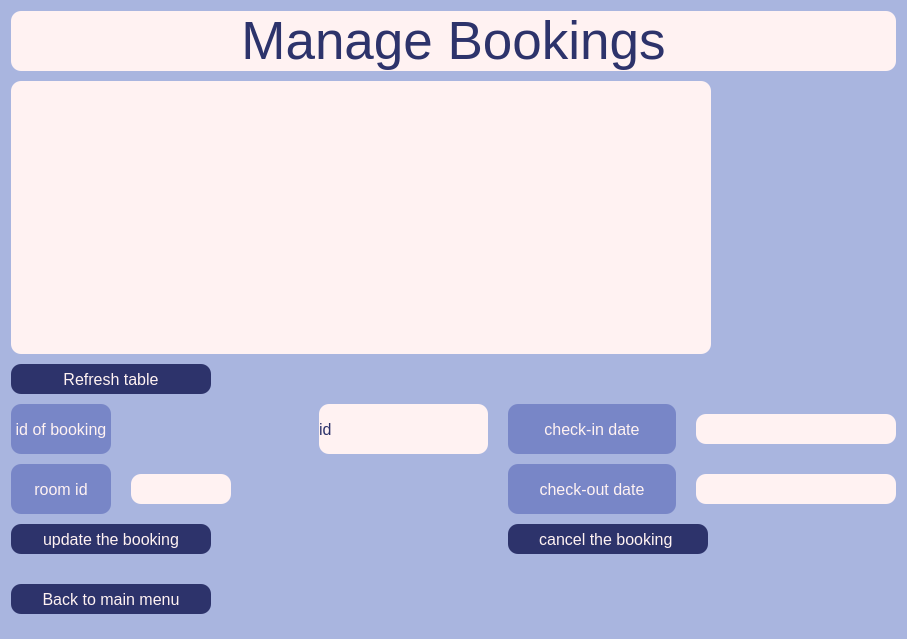
<?xml version="1.0" encoding="UTF-8"?>
<ui version="4.0">
 <class>Form</class>
 <widget class="QWidget" name="Form">
  <property name="geometry">
   <rect>
    <x>0</x>
    <y>0</y>
    <width>907</width>
    <height>639</height>
   </rect>
  </property>
  <property name="windowTitle">
   <string>Form</string>
  </property>
  <property name="styleSheet">
   <string notr="true">background-color: rgb(169, 181, 223);</string>
  </property>
  <layout class="QVBoxLayout" name="verticalLayout">
   <property name="spacing">
    <number>10</number>
   </property>
   <property name="bottomMargin">
    <number>25</number>
   </property>
   <item>
    <widget class="QLabel" name="label_5">
     <property name="maximumSize">
      <size>
       <width>16777215</width>
       <height>70</height>
      </size>
     </property>
     <property name="font">
      <font>
       <pointsize>40</pointsize>
      </font>
     </property>
     <property name="styleSheet">
      <string notr="true">background-color: rgb(255, 242, 242);
color: rgb(45, 51, 107);
border-radius: 10px;</string>
     </property>
     <property name="text">
      <string>Manage Bookings</string>
     </property>
     <property name="alignment">
      <set>Qt::AlignCenter</set>
     </property>
    </widget>
   </item>
   <item>
    <widget class="QTableView" name="tableView">
     <property name="minimumSize">
      <size>
       <width>0</width>
       <height>50</height>
      </size>
     </property>
     <property name="maximumSize">
      <size>
       <width>700</width>
       <height>300</height>
      </size>
     </property>
     <property name="styleSheet">
      <string notr="true">background-color: rgb(255, 242, 242);
color: rgb(45, 51, 107);
border-radius: 10px;</string>
     </property>
    </widget>
   </item>
   <item>
    <widget class="QPushButton" name="refresh_table_btn">
     <property name="minimumSize">
      <size>
       <width>0</width>
       <height>30</height>
      </size>
     </property>
     <property name="maximumSize">
      <size>
       <width>200</width>
       <height>16777215</height>
      </size>
     </property>
     <property name="font">
      <font>
       <pointsize>12</pointsize>
      </font>
     </property>
     <property name="styleSheet">
      <string notr="true">QPushButton{
	background-color: rgb(45, 51, 107);
	color: rgb(255, 242, 242);
	border-radius: 10px;

}

QPushButton:pressed{
	background-color: 	rgb(255, 242, 242);
	color: rgb(45, 51, 107);
}
</string>
     </property>
     <property name="text">
      <string>Refresh table</string>
     </property>
    </widget>
   </item>
   <item>
    <layout class="QGridLayout" name="gridLayout">
     <property name="bottomMargin">
      <number>20</number>
     </property>
     <property name="horizontalSpacing">
      <number>20</number>
     </property>
     <property name="verticalSpacing">
      <number>10</number>
     </property>
     <item row="2" column="0" colspan="3">
      <widget class="QPushButton" name="update_booking_btn">
       <property name="minimumSize">
        <size>
         <width>0</width>
         <height>30</height>
        </size>
       </property>
       <property name="maximumSize">
        <size>
         <width>200</width>
         <height>16777215</height>
        </size>
       </property>
       <property name="font">
        <font>
         <pointsize>12</pointsize>
        </font>
       </property>
       <property name="styleSheet">
        <string notr="true">QPushButton{
	background-color: rgb(45, 51, 107);
	color: rgb(255, 242, 242);
	border-radius: 10px;

}

QPushButton:pressed{
	background-color: 	rgb(255, 242, 242);
	color: rgb(45, 51, 107);
}
</string>
       </property>
       <property name="text">
        <string>update the booking</string>
       </property>
      </widget>
     </item>
     <item row="1" column="1" colspan="2">
      <widget class="QLineEdit" name="room_id_change">
       <property name="minimumSize">
        <size>
         <width>0</width>
         <height>30</height>
        </size>
       </property>
       <property name="maximumSize">
        <size>
         <width>100</width>
         <height>16777215</height>
        </size>
       </property>
       <property name="font">
        <font>
         <pointsize>12</pointsize>
        </font>
       </property>
       <property name="styleSheet">
        <string notr="true">background-color: rgb(255, 242, 242);
color: rgb(45, 51, 107);
border-radius: 10px;</string>
       </property>
      </widget>
     </item>
     <item row="0" column="3">
      <widget class="QLabel" name="label_3">
       <property name="sizePolicy">
        <sizepolicy hsizetype="Ignored" vsizetype="Ignored">
         <horstretch>0</horstretch>
         <verstretch>0</verstretch>
        </sizepolicy>
       </property>
       <property name="font">
        <font>
         <pointsize>12</pointsize>
        </font>
       </property>
       <property name="styleSheet">
        <string notr="true">background-color: rgb(120, 134, 199);
border-radius: 10px;
color: rgb(255, 242, 242);</string>
       </property>
       <property name="text">
        <string>check-in date</string>
       </property>
       <property name="alignment">
        <set>Qt::AlignCenter</set>
       </property>
      </widget>
     </item>
     <item row="1" column="4">
      <widget class="QLineEdit" name="check_out_change">
       <property name="minimumSize">
        <size>
         <width>0</width>
         <height>30</height>
        </size>
       </property>
       <property name="maximumSize">
        <size>
         <width>200</width>
         <height>16777215</height>
        </size>
       </property>
       <property name="font">
        <font>
         <pointsize>12</pointsize>
        </font>
       </property>
       <property name="styleSheet">
        <string notr="true">background-color: rgb(255, 242, 242);
color: rgb(45, 51, 107);
border-radius: 10px;</string>
       </property>
      </widget>
     </item>
     <item row="1" column="3">
      <widget class="QLabel" name="label_4">
       <property name="font">
        <font>
         <pointsize>12</pointsize>
        </font>
       </property>
       <property name="styleSheet">
        <string notr="true">background-color: rgb(120, 134, 199);
border-radius: 10px;
color: rgb(255, 242, 242);</string>
       </property>
       <property name="text">
        <string>check-out date</string>
       </property>
       <property name="alignment">
        <set>Qt::AlignCenter</set>
       </property>
      </widget>
     </item>
     <item row="0" column="4">
      <widget class="QLineEdit" name="check_in_change">
       <property name="minimumSize">
        <size>
         <width>0</width>
         <height>30</height>
        </size>
       </property>
       <property name="maximumSize">
        <size>
         <width>200</width>
         <height>16777215</height>
        </size>
       </property>
       <property name="font">
        <font>
         <pointsize>12</pointsize>
        </font>
       </property>
       <property name="styleSheet">
        <string notr="true">background-color: rgb(255, 242, 242);
color: rgb(45, 51, 107);
border-radius: 10px;</string>
       </property>
      </widget>
     </item>
     <item row="0" column="0" colspan="2">
      <widget class="QLabel" name="label">
       <property name="minimumSize">
        <size>
         <width>0</width>
         <height>50</height>
        </size>
       </property>
       <property name="maximumSize">
        <size>
         <width>100</width>
         <height>16777215</height>
        </size>
       </property>
       <property name="font">
        <font>
         <pointsize>12</pointsize>
        </font>
       </property>
       <property name="styleSheet">
        <string notr="true">background-color: rgb(120, 134, 199);
border-radius: 10px;
color: rgb(255, 242, 242);</string>
       </property>
       <property name="text">
        <string>id of booking</string>
       </property>
       <property name="alignment">
        <set>Qt::AlignCenter</set>
       </property>
      </widget>
     </item>
     <item row="1" column="0">
      <widget class="QLabel" name="label_2">
       <property name="minimumSize">
        <size>
         <width>100</width>
         <height>50</height>
        </size>
       </property>
       <property name="maximumSize">
        <size>
         <width>100</width>
         <height>50</height>
        </size>
       </property>
       <property name="font">
        <font>
         <pointsize>12</pointsize>
        </font>
       </property>
       <property name="styleSheet">
        <string notr="true">background-color: rgb(120, 134, 199);
border-radius: 10px;
color: rgb(255, 242, 242);</string>
       </property>
       <property name="text">
        <string>room id</string>
       </property>
       <property name="alignment">
        <set>Qt::AlignCenter</set>
       </property>
      </widget>
     </item>
     <item row="0" column="2">
      <widget class="QLabel" name="booking_id_lbl">
       <property name="minimumSize">
        <size>
         <width>138</width>
         <height>21</height>
        </size>
       </property>
       <property name="font">
        <font>
         <pointsize>12</pointsize>
        </font>
       </property>
       <property name="styleSheet">
        <string notr="true">background-color: rgb(255, 242, 242);
color: rgb(45, 51, 107);
border-radius: 10px;</string>
       </property>
       <property name="text">
        <string>id</string>
       </property>
      </widget>
     </item>
     <item row="2" column="3" colspan="2">
      <widget class="QPushButton" name="cancel_booking_btn">
       <property name="minimumSize">
        <size>
         <width>0</width>
         <height>30</height>
        </size>
       </property>
       <property name="maximumSize">
        <size>
         <width>200</width>
         <height>16777215</height>
        </size>
       </property>
       <property name="font">
        <font>
         <pointsize>12</pointsize>
        </font>
       </property>
       <property name="styleSheet">
        <string notr="true">QPushButton{
	background-color: rgb(45, 51, 107);
	color: rgb(255, 242, 242);
	border-radius: 10px;

}

QPushButton:pressed{
	background-color: 	rgb(255, 242, 242);
	color: rgb(45, 51, 107);
}
</string>
       </property>
       <property name="text">
        <string>cancel the booking </string>
       </property>
      </widget>
     </item>
    </layout>
   </item>
   <item>
    <widget class="QPushButton" name="back_to_main_btn">
     <property name="minimumSize">
      <size>
       <width>0</width>
       <height>30</height>
      </size>
     </property>
     <property name="maximumSize">
      <size>
       <width>200</width>
       <height>16777215</height>
      </size>
     </property>
     <property name="font">
      <font>
       <pointsize>12</pointsize>
      </font>
     </property>
     <property name="styleSheet">
      <string notr="true">QPushButton{
	background-color: rgb(45, 51, 107);
	color: rgb(255, 242, 242);
	border-radius: 10px;

}

QPushButton:pressed{
	background-color: 	rgb(255, 242, 242);
	color: rgb(45, 51, 107);
}
</string>
     </property>
     <property name="text">
      <string>Back to main menu</string>
     </property>
    </widget>
   </item>
  </layout>
 </widget>
 <resources/>
 <connections/>
</ui>
